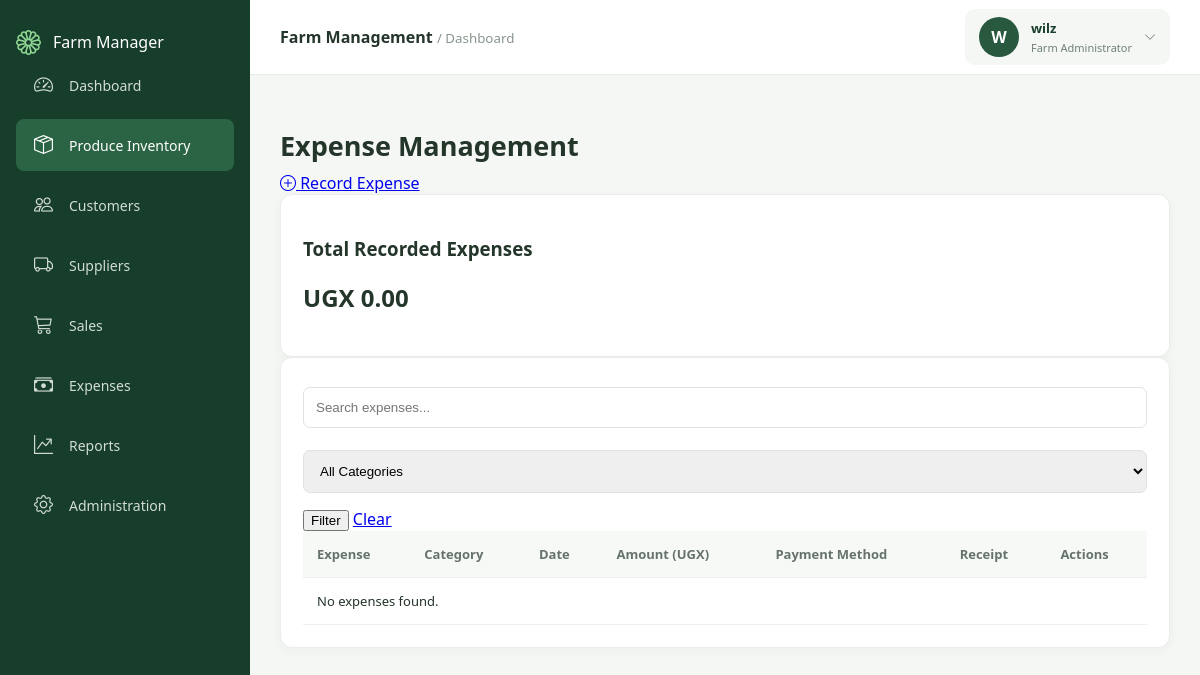
Before: /expenses/ (signed in) with the older database file.
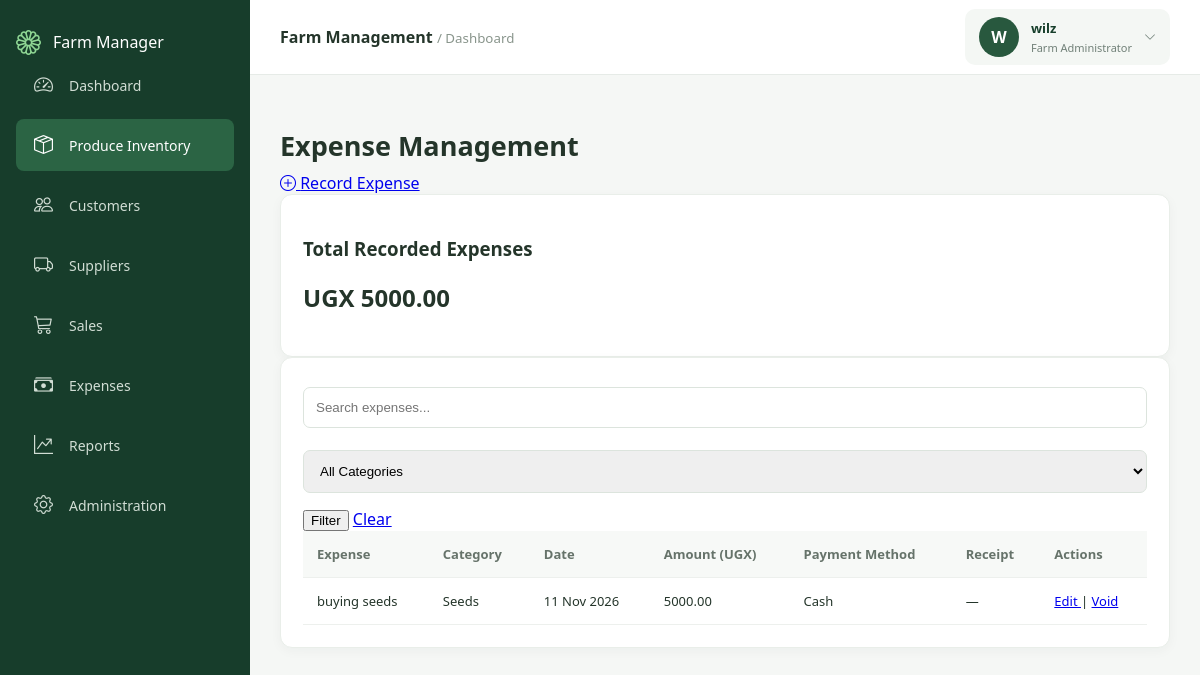
After: the same page with the newer database file.
### expenses/models.py (models this page shows, shortened)
class Expense(models.Model):
    CATEGORY_CHOICES = [
        ('SEEDS', 'Seeds'),
        ('FERTILISER', 'Fertiliser'),
        ('ANIMAL_FEED', 'Animal Feed'),
        ('VETERINARY', 'Veterinary Services'),
        ('LABOUR', 'Labour'),
        ('TRANSPORT', 'Transport'),
        ('EQUIPMENT', 'Equipment'),
        ('MAINTENANCE', 'Maintenance'),
        ('UTILITIES', 'Utilities'),
        ('OTHER', 'Other'),
    ]
    PAYMENT_METHODS = [
        ('CASH', 'Cash'),
        ('MOBILE_MONEY', 'Mobile Money'),
        ('BANK', 'Bank Transfer'),
        ('CREDIT', 'Credit'),
        ('OTHER', 'Other'),
    ]
    title = models.CharField(max_length=150)
    category = models.CharField(
        max_length=30,
        choices=CATEGORY_CHOICES
    )
    amount = models.DecimalField(
        max_digits=12,
        decimal_places=2,
        validators=[MinValueValidator(0.01)]
    )
    expense_date = models.DateField(default=timezone.localdate)
    payment_method = models.CharField(
        max_length=20,
        choices=PAYMENT_METHODS,
        default='CASH'
    )
    description = models.TextField(blank=True)
    receipt_number = models.CharField(
        max_length=100,
        blank=True
    )
    recorded_by = models.ForeignKey(
        settings.AUTH_USER_MODEL,
        on_delete=models.SET_NULL,
        null=True,
        blank=True
    )
    is_void = models.BooleanField(default=False)
    created_at = models.DateTimeField(auto_now_add=True)
    class Meta:
        ordering = ['-expense_date', '-created_at']

### expenses/views.py (the view)
# urls.py: path('', views.expense_list, name='expense_list'),
@login_required
def expense_list(request):
    search = request.GET.get('search', '').strip()
    category = request.GET.get('category', '').strip()
    expenses = Expense.objects.filter(is_void=False)
    if search:
        expenses = expenses.filter(
            Q(title__icontains=search) |
            Q(receipt_number__icontains=search) |
            Q(description__icontains=search)
        )
    if category:
        expenses = expenses.filter(category=category)
    total_expenses = expenses.aggregate(
        total=Sum('amount')
    )['total'] or 0
    return render(request, 'expenses/list.html', {
        'expenses': expenses,
        'search': search,
        'category': category,
        'categories': Expense.CATEGORY_CHOICES,
        'total_expenses': total_expenses,
    })

### expenses/templates/expenses/list.html (shortened to what this page needs)
{% extends 'base.html' %}
{% block content %}
<div class="page-header">
    <h1>Expense Management</h1>
    <a href="{% url 'expense_create' %}" class="button">
        <i class="bi bi-plus-circle"></i> Record Expense
    </a>
</div>
<div class="panel">
    <h3>Total Recorded Expenses</h3>
    <h2>UGX {{ total_expenses|floatformat:2 }}</h2>
</div>
<div class="panel">
    <form method="GET">
        <input
            type="text"
            name="search"
            placeholder="Search expenses..."
            value="{{ search }}"
        >
        <select name="category">
            <option value="">All Categories</option>
        </select>
        <button type="submit" class="button">Filter</button>
        <a href="{% url 'expense_list' %}" class="button">Clear</a>
    </form>
    <table>
        <thead>
            <tr>
                <th>Expense</th>
                <th>Category</th>
                <th>Date</th>
                <th>Amount (UGX)</th>
                <th>Payment Method</th>
                <th>Receipt</th>
                <th>Actions</th>
            </tr>
        </thead>
        <tbody>
            {% for expense in expenses %}
            <tr>
                <td>{{ expense.title }}</td>
                <td>{{ expense.get_category_display }}</td>
                <td>{{ expense.expense_date|date:"d M Y" }}</td>
                <td>{{ expense.amount|floatformat:2 }}</td>
                <td>{{ expense.get_payment_method_display }}</td>
                <td>{{ expense.receipt_number|default:"—" }}</td>
                <td>
                    <a href="{% url 'expense_update' expense.pk %}">
                        Edit
                    </a>
                    |
                    <a href="{% url 'expense_void' expense.pk %}">
                        Void
                    </a>
                </td>
            </tr>
            {% empty %}
            <tr>
                <td colspan="7">No expenses found.</td>
            </tr>
            {% endfor %}
        </tbody>
    </table>
</div>
{% endblock %}

Changed rows visible on the page:
added Expense: title "buying seeds", category "Seeds", expense_date "11 Nov 2026", amount "5000.00", payment_method "Cash", receipt_number "—"
Other visible differences:
{{ total_expenses|floatformat:2 }}: "0.00" → "5000.00"
text no longer shown: "No expenses found."
